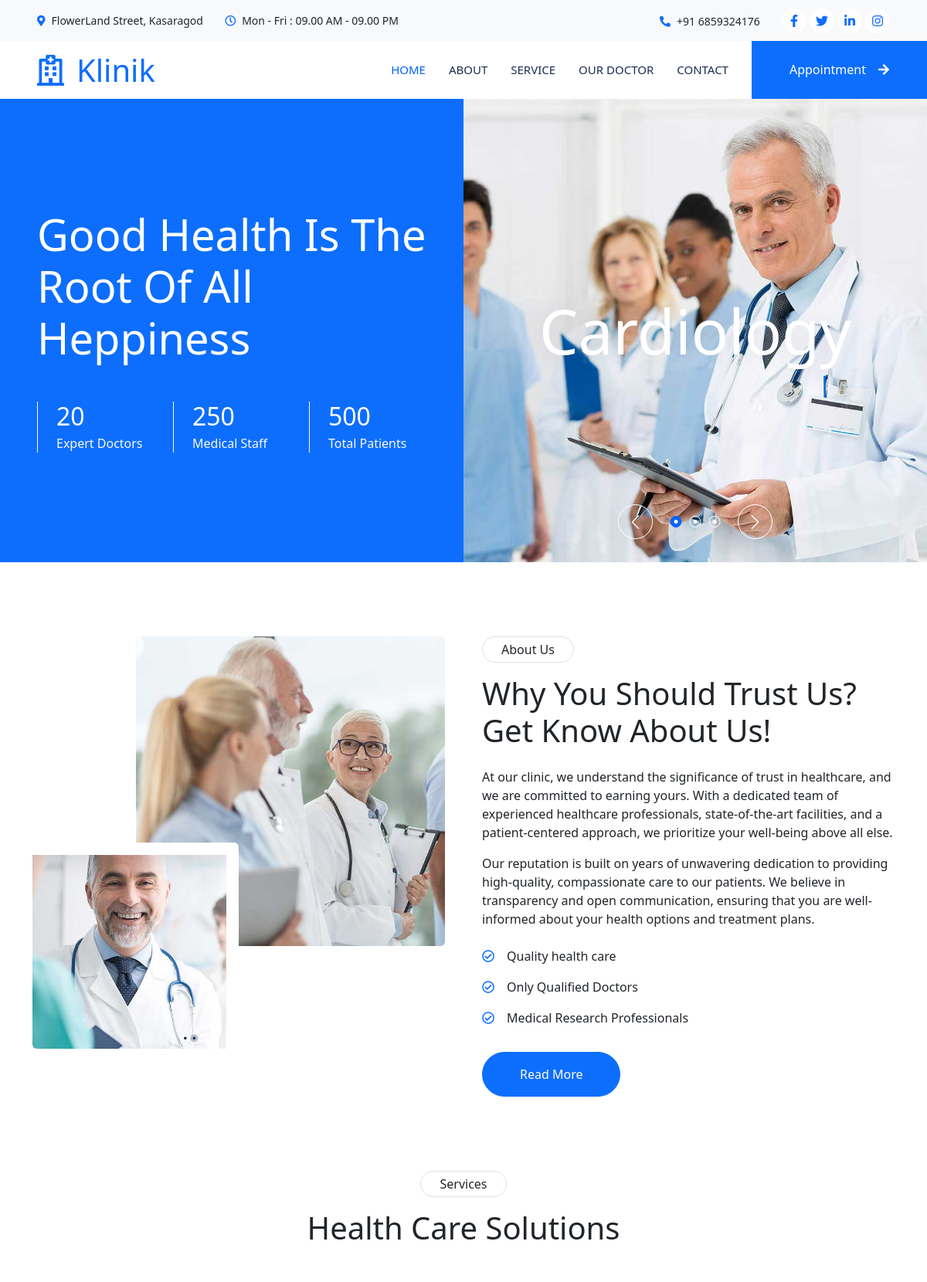
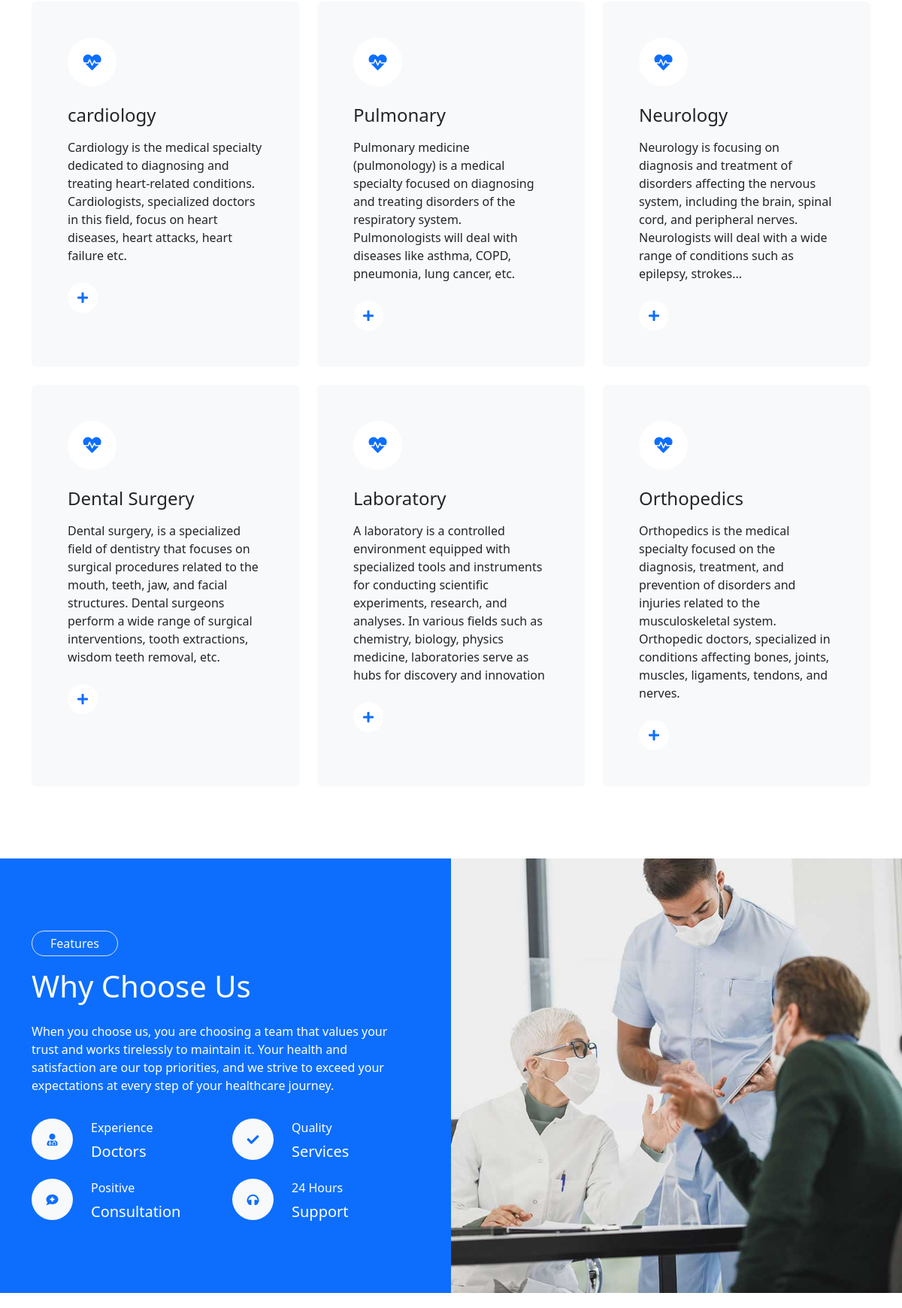
/index (upper part), run on the app's committed database (2 pictures, top to bottom).
### clinic_app/models.py (models this page shows)
class Depatrments(models.Model):
    dep_name= models.CharField(max_length=50)
    description= models.TextField()
    def __str__(self):
        return self.dep_name

### clinic_app/views.py (the view)
# urls.py: path('index', views.index),
def index(request):
    dep = Depatrments.objects.all()
    doctorslist = Doctorlist.objects.all()
    if request.method=='POST':
        fm= AppointmentForm(request.POST)
        if fm.is_valid():
            fm.save()
            return redirect('/index')
    else:
        fm= AppointmentForm()
    return render (request, 'index.html', {'dp':dep, 'doclis':doctorslist, 'form':fm})

### clinic_app/models.py (called while the page is built)
    def __str__(self):
        return self.doc_name + " (" + self.doc_spec + ")"

### clinic_app/Templates/index.html (shortened to what this page needs)
{% load static %}
{% load crispy_forms_tags %}
<!DOCTYPE html>
<html lang="en">
<head>
    <link href="https://cdnjs.cloudflare.com/ajax/libs/font-awesome/5.10.0/css/all.min.css" rel="stylesheet">
    <link href="https://cdn.jsdelivr.net/npm/bootstrap-icons@1.4.1/font/bootstrap-icons.css" rel="stylesheet">
    <link href="{% static '/lib/animate/animate.min.css' %}" rel="stylesheet">
    <link href="{% static '/lib/owlcarousel/assets/owl.carousel.min.css' %}" rel="stylesheet">
    <link href="{% static '/css/tempusdominus-bootstrap-4.min.css' %}" rel="stylesheet" />
    <link href="{% static '/css/bootstrap.min.css' %}" rel="stylesheet">
    <link href="https://cdn.jsdelivr.net/npm/bootstrap@5.3.2/dist/css/bootstrap.min.css" rel="stylesheet">
    <link href="{% static '/css/style.css' %}" rel="stylesheet">
</head>
<body>
    <div class="container-fluid bg-light p-0 wow fadeIn" data-wow-delay="0.1s">
        <div class="row gx-0 d-none d-lg-flex">
            <div class="col-lg-7 px-5 text-start">
                <div class="h-100 d-inline-flex align-items-center py-3 me-4">
                    <small class="fa fa-map-marker-alt text-primary me-2"></small>
                    <small>FlowerLand Street, Kasaragod</small>
                </div>
                <div class="h-100 d-inline-flex align-items-center py-3">
                    <small class="far fa-clock text-primary me-2"></small>
                    <small>Mon - Fri : 09.00 AM - 09.00 PM</small>
                </div>
            </div>
            <div class="col-lg-5 px-5 text-end">
                <div class="h-100 d-inline-flex align-items-center py-3 me-4">
                    <small class="fa fa-phone-alt text-primary me-2"></small>
                    <small>+91 6859324176</small>
                </div>
                <div class="h-100 d-inline-flex align-items-center">
                    <a class="btn btn-sm-square rounded-circle bg-white text-primary me-1" href=""><i class="fab fa-facebook-f"></i></a>
                    <a class="btn btn-sm-square rounded-circle bg-white text-primary me-1" href=""><i class="fab fa-twitter"></i></a>
                    <a class="btn btn-sm-square rounded-circle bg-white text-primary me-1" href=""><i class="fab fa-linkedin-in"></i></a>
                    <a class="btn btn-sm-square rounded-circle bg-white text-primary me-0" href=""><i class="fab fa-instagram"></i></a>
                </div>
            </div>
        </div>
    </div>
    <nav class="navbar navbar-expand-lg bg-white navbar-light sticky-top p-0 wow fadeIn" data-wow-delay="0.1s">
        <a href="index.html" class="navbar-brand d-flex align-items-center px-4 px-lg-5">
            <h1 class="m-0 text-primary"><i class="far fa-hospital me-3"></i>Klinik</h1>
        </a>
        <div class="collapse navbar-collapse" id="navbarCollapse">
            <div class="navbar-nav ms-auto p-4 p-lg-0">
                <a href="index.html" class="nav-item nav-link active">Home</a>
                <a href="about" class="nav-item nav-link">About</a>
                <a href="service" class="nav-item nav-link">Service</a>
                <a href="team" class="nav-item nav-link">Our Doctor</a>
                <a href="contact" class="nav-item nav-link">Contact</a>
            </div>
            <a href="appointment" class="btn btn-primary rounded-0 py-4 px-lg-5 d-none d-lg-block">Appointment<i class="fa fa-arrow-right ms-3"></i></a>
        </div>
    </nav>
    <div class="container-fluid header bg-primary p-0 mb-5">
        <div class="row g-0 align-items-center flex-column-reverse flex-lg-row">
            <div class="col-lg-6 p-5 wow fadeIn" data-wow-delay="0.1s">
                <h1 class="display-4 text-white mb-5">Good Health Is The Root Of All Heppiness</h1>
                <div class="row g-4">
                    <div class="col-sm-4">
                        <div class="border-start border-light ps-4">
                            <h2 class="text-white mb-1" data-toggle="counter-up">20</h2>
                            <p class="text-light mb-0">Expert Doctors</p>
                        </div>
                    </div>
                    <div class="col-sm-4">
                        <div class="border-start border-light ps-4">
                            <h2 class="text-white mb-1" data-toggle="counter-up">250</h2>
                            <p class="text-light mb-0">Medical Staff</p>
                        </div>
                    </div>
                    <div class="col-sm-4">
                        <div class="border-start border-light ps-4">
                            <h2 class="text-white mb-1" data-toggle="counter-up">500</h2>
                            <p class="text-light mb-0">Total Patients</p>
                        </div>
                    </div>
                </div>
            </div>
            <div class="col-lg-6 wow fadeIn" data-wow-delay="0.5s">
                <div class="owl-carousel header-carousel">
                    <div class="owl-carousel-item position-relative">
                        <img class="img-fluid" src="{% static '/img/carousel-1.jpg' %}" alt="">
                        <div class="owl-carousel-text">
                            <h1 class="display-1 text-white mb-0">Cardiology</h1>
                        </div>
                    </div>
                </div>
            </div>
        </div>
    </div>
    <div class="container-xxl py-5">
        <div class="container">
            <div class="row g-5">
                <div class="col-lg-6 wow fadeIn" data-wow-delay="0.1s">
                    <div class="d-flex flex-column">
                        <img class="img-fluid rounded w-75 align-self-end" src="{% static 'img/about-1.jpg' %}" alt="">
                        <img class="img-fluid rounded w-50 bg-white pt-3 pe-3" src="{% static 'img/about-2.jpg' %}" alt="" style="margin-top: -25%;">
                    </div>
                </div>
                <div class="col-lg-6 wow fadeIn" data-wow-delay="0.5s">
                    <p class="d-inline-block border rounded-pill py-1 px-4">About Us</p>
                    <h1 class="mb-4">Why You Should Trust Us? Get Know About Us!</h1>
                    <p>At our clinic, we understand the significance of trust in healthcare, and we are committed to earning yours. With a dedicated team of experienced healthcare professionals, state-of-the-art facilities, and a patient-centered approach, we prioritize your well-being above all else.</p>
                    <p class="mb-4">Our reputation is built on years of unwavering dedication to providing high-quality, compassionate care to our patients. We believe in transparency and open communication, ensuring that you are well-informed about your health options and treatment plans.</p>
                    <p><i class="far fa-check-circle text-primary me-3"></i>Quality health care</p>
                    <p><i class="far fa-check-circle text-primary me-3"></i>Only Qualified Doctors</p>
                    <p><i class="far fa-check-circle text-primary me-3"></i>Medical Research Professionals</p>
                    <a class="btn btn-primary rounded-pill py-3 px-5 mt-3" href="">Read More</a>
                </div>
            </div>
        </div>
    </div>
    <div class="container-xxl py-5">
        <div class="container">
            <div class="text-center mx-auto mb-5 wow fadeInUp" data-wow-delay="0.1s" style="max-width: 600px;">
                <p class="d-inline-block border rounded-pill py-1 px-4">Services</p>
                <h1>Health Care Solutions</h1>
            </div>
            {% if dp %}
            <div class="row g-4">
                {% for i in dp  %}
                <div class="col-lg-4 col-md-6 wow fadeInUp" data-wow-delay="0.1s">
                    <div class="service-item bg-light rounded h-100 p-5">
                        <div class="d-inline-flex align-items-center justify-content-center bg-white rounded-circle mb-4" style="width: 65px; height: 65px;">
                            <i class="fa fa-heartbeat text-primary fs-4"></i>
                        </div>
                        <h4 class="mb-3"> {{ i.dep_name }} </h4>
                        <p class="mb-4"> {{ i.description }} </p>
                        <a class="btn" href=""><i class="fa fa-plus text-primary me-3"></i>Read More</a>
                    </div>
                </div>
                {% endfor %}
            </div>
            {% endif %}
        </div>
    </div>
    <div class="container-fluid bg-primary overflow-hidden my-5 px-lg-0">
        <div class="container feature px-lg-0">
            <div class="row g-0 mx-lg-0">
                <div class="col-lg-6 feature-text py-5 wow fadeIn" data-wow-delay="0.1s">
                    <div class="p-lg-5 ps-lg-0">
                        <p class="d-inline-block border rounded-pill text-light py-1 px-4">Features</p>
                        <h1 class="text-white mb-4">Why Choose Us</h1>
                        <p class="text-white mb-4 pb-2">When you choose us, you are choosing a team that values your trust and works tirelessly to maintain it. Your health and satisfaction are our top priorities, and we strive to exceed your expectations at every step of your healthcare journey.</p>
                        <div class="row g-4">
                            <div class="col-6">
                                <div class="d-flex align-items-center">
                                    <div class="d-flex flex-shrink-0 align-items-center justify-content-center rounded-circle bg-light" style="width: 55px; height: 55px;">
                                        <i class="fa fa-user-md text-primary"></i>
                                    </div>
                                    <div class="ms-4">
                                        <p class="text-white mb-2">Experience</p>
                                        <h5 class="text-white mb-0">Doctors</h5>
                                    </div>
                                </div>
                            </div>
                            <div class="col-6">
                                <div class="d-flex align-items-center">
                                    <div class="d-flex flex-shrink-0 align-items-center justify-content-center rounded-circle bg-light" style="width: 55px; height: 55px;">
                                        <i class="fa fa-check text-primary"></i>
                                    </div>
                                    <div class="ms-4">
                                        <p class="text-white mb-2">Quality</p>
                                        <h5 class="text-white mb-0">Services</h5>
                                    </div>
                                </div>
                            </div>
                            <div class="col-6">
                                <div class="d-flex align-items-center">
                                    <div class="d-flex flex-shrink-0 align-items-center justify-content-center rounded-circle bg-light" style="width: 55px; height: 55px;">
                                        <i class="fa fa-comment-medical text-primary"></i>
                                    </div>
                                    <div class="ms-4">
                                        <p class="text-white mb-2">Positive</p>
                                        <h5 class="text-white mb-0">Consultation</h5>
                                    </div>
                                </div>
                            </div>
                            <div class="col-6">
                                <div class="d-flex align-items-center">
                                    <div class="d-flex flex-shrink-0 align-items-center justify-content-center rounded-circle bg-light" style="width: 55px; height: 55px;">
                                        <i class="fa fa-headphones text-primary"></i>
                                    </div>
                                    <div class="ms-4">
                                        <p class="text-white mb-2">24 Hours</p>
                                        <h5 class="text-white mb-0">Support</h5>
                                    </div>
                                </div>
                            </div>
                        </div>
                    </div>
                </div>
                <div class="col-lg-6 pe-lg-0 wow fadeIn" data-wow-delay="0.5s" style="min-height: 400px;">
                    <div class="position-relative h-100">
                        <img class="position-absolute img-fluid w-100 h-100" src="{% static 'img/feature.jpg' %}" style="object-fit: cover;" alt="">
                    </div>
                </div>
            </div>
        </div>
    </div>
</body>
</html>

### clinic_app/static/css/style.css (style rules this page uses)
:root { --primary: #0463FA; --light: #EFF5FF; --dark: #1B2C51; }
.btn { font-weight: 500; transition: .5s; }
.btn.btn-primary, .btn.btn-secondary { color: #FFFFFF; }
.btn-sm-square { width: 32px; height: 32px; }
.btn-square, .btn-sm-square, .btn-lg-square { padding: 0; display: flex; align-items: center; justify-content: center; font-weight: normal; }
.navbar .navbar-nav .nav-link { margin-right: 30px; padding: 25px 0; color: #FFFFFF; font-size: 15px; font-weight: 500; text-transform: uppercase; outline: none; }
.navbar .navbar-nav .nav-link:hover, .navbar .navbar-nav .nav-link.active { color: var(--primary); }
.navbar .navbar-brand, .navbar a.btn { height: 75px; }
.navbar .navbar-nav .nav-link { color: var(--dark); font-weight: 500; }
.navbar.sticky-top { top: -100px; transition: .5s; }
.header-carousel .owl-carousel-text { position: absolute; width: 100%; height: 100%; padding: 3rem; top: 0; left: 0; display: flex; align-items: center; justify-content: center; text-shadow: 0 0 30px rgba(0, 0, 0, .1); }
.service-item { transition: .5s; }
.service-item .btn { width: 40px; height: 40px; display: inline-flex; align-items: center; background: #FFFFFF; border-radius: 40px; white-space: nowrap; overflow: hidden; transition: .5s; }
@media (min-width: 992px) { .container.feature { max-width: 100% !important; } }
@media (min-width: 992px) { .feature-text { padding-left: calc(((100% - 960px) / 2) + .75rem); } }
@media (min-width: 1200px) { .feature-text { padding-left: calc(((100% - 1140px) / 2) + .75rem); } }

### data on the page
Depatrments: dep_name "cardiology", description "Cardiology is the medical specialty dedicated to diagnosing and treating heart-related conditions. Cardiologists, specialized doctors in this field, focus on heart diseases, heart attacks, heart failure etc."
Depatrments: dep_name "Pulmonary", description "Pulmonary medicine (pulmonology) is a medical specialty focused on diagnosing and treating disorders of the respiratory system. Pulmonologists will deal with diseases like asthma, COPD, pneumonia, lung cancer, etc."
Depatrments: dep_name "Neurology", description "Neurology is focusing on diagnosis and treatment of disorders affecting the nervous system, including the brain, spinal cord, and peripheral nerves. Neurologists will deal with a wide range of conditions such as epilepsy, strokes..."
Depatrments: dep_name "Dental Surgery", description "Dental surgery, is a specialized field of dentistry that focuses on surgical procedures related to the mouth, teeth, jaw, and facial structures. Dental surgeons perform a wide range of surgical interventions, tooth extractions, wisdom teeth removal, etc."
Depatrments: dep_name "Laboratory", description "A laboratory is a controlled environment equipped with specialized tools and instruments for conducting scientific experiments, research, and analyses. In various fields such as chemistry, biology, physics medicine, laboratories serve as hubs for discovery and innovation"
Depatrments: dep_name "Orthopedics", description "Orthopedics is the medical specialty focused on the diagnosis, treatment, and prevention of disorders and injuries related to the musculoskeletal system. Orthopedic doctors, specialized in conditions affecting bones, joints, muscles, ligaments, tendons, and nerves."
